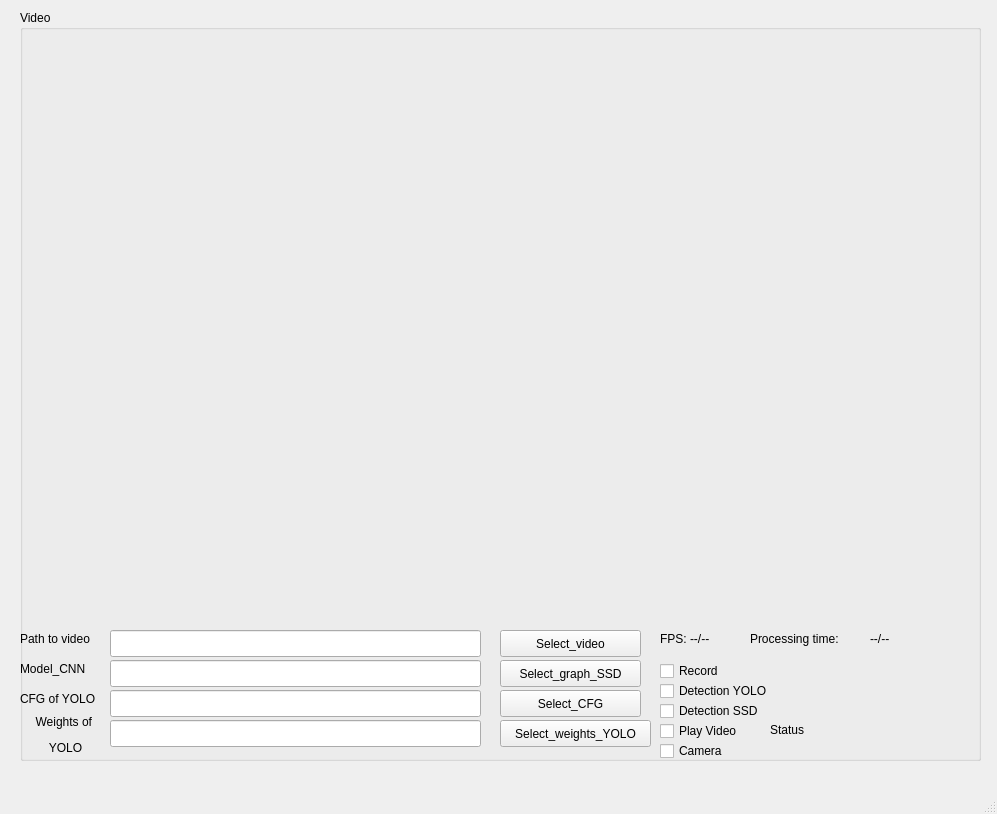
<?xml version="1.0" encoding="UTF-8"?>
<ui version="4.0">
 <class>MainWindow</class>
 <widget class="QMainWindow" name="MainWindow">
  <property name="geometry">
   <rect>
    <x>0</x>
    <y>0</y>
    <width>997</width>
    <height>814</height>
   </rect>
  </property>
  <property name="windowTitle">
   <string>MainWindow</string>
  </property>
  <widget class="QWidget" name="centralwidget">
   <widget class="QGroupBox" name="groupBox_video">
    <property name="geometry">
     <rect>
      <x>20</x>
      <y>10</y>
      <width>961</width>
      <height>751</height>
     </rect>
    </property>
    <property name="title">
     <string>Video</string>
    </property>
    <widget class="QLabel" name="label_image">
     <property name="geometry">
      <rect>
       <x>0</x>
       <y>30</y>
       <width>960</width>
       <height>540</height>
      </rect>
     </property>
     <property name="text">
      <string/>
     </property>
    </widget>
    <widget class="QCheckBox" name="checkBox_enable_camera">
     <property name="geometry">
      <rect>
       <x>640</x>
       <y>730</y>
       <width>101</width>
       <height>22</height>
      </rect>
     </property>
     <property name="text">
      <string>Camera</string>
     </property>
    </widget>
    <widget class="QLabel" name="label_processing_time">
     <property name="geometry">
      <rect>
       <x>850</x>
       <y>620</y>
       <width>61</width>
       <height>17</height>
      </rect>
     </property>
     <property name="text">
      <string>--/--</string>
     </property>
    </widget>
    <widget class="QLabel" name="label_5">
     <property name="geometry">
      <rect>
       <x>730</x>
       <y>620</y>
       <width>120</width>
       <height>17</height>
      </rect>
     </property>
     <property name="text">
      <string>Processing time:</string>
     </property>
    </widget>
    <widget class="QLabel" name="label_4">
     <property name="geometry">
      <rect>
       <x>640</x>
       <y>620</y>
       <width>67</width>
       <height>17</height>
      </rect>
     </property>
     <property name="text">
      <string>FPS:</string>
     </property>
    </widget>
    <widget class="QLabel" name="label_fps">
     <property name="geometry">
      <rect>
       <x>670</x>
       <y>620</y>
       <width>67</width>
       <height>17</height>
      </rect>
     </property>
     <property name="text">
      <string>--/--</string>
     </property>
    </widget>
    <widget class="QLabel" name="label_video_status">
     <property name="geometry">
      <rect>
       <x>750</x>
       <y>710</y>
       <width>121</width>
       <height>20</height>
      </rect>
     </property>
     <property name="text">
      <string>Status</string>
     </property>
    </widget>
    <widget class="QCheckBox" name="checkBox_enable_detection_yolo">
     <property name="geometry">
      <rect>
       <x>640</x>
       <y>670</y>
       <width>141</width>
       <height>22</height>
      </rect>
     </property>
     <property name="text">
      <string>Detection YOLO</string>
     </property>
    </widget>
    <widget class="QPushButton" name="pushButton_load_video">
     <property name="geometry">
      <rect>
       <x>480</x>
       <y>620</y>
       <width>141</width>
       <height>27</height>
      </rect>
     </property>
     <property name="text">
      <string>Select_video</string>
     </property>
    </widget>
    <widget class="QLineEdit" name="lineEdit_path_video">
     <property name="geometry">
      <rect>
       <x>90</x>
       <y>620</y>
       <width>371</width>
       <height>27</height>
      </rect>
     </property>
    </widget>
    <widget class="QLabel" name="label_2">
     <property name="geometry">
      <rect>
       <x>0</x>
       <y>620</y>
       <width>91</width>
       <height>17</height>
      </rect>
     </property>
     <property name="text">
      <string>Path to video</string>
     </property>
    </widget>
    <widget class="QPushButton" name="pushButton_load_graph">
     <property name="geometry">
      <rect>
       <x>480</x>
       <y>650</y>
       <width>141</width>
       <height>27</height>
      </rect>
     </property>
     <property name="text">
      <string>Select_graph_SSD</string>
     </property>
    </widget>
    <widget class="QLabel" name="label">
     <property name="geometry">
      <rect>
       <x>0</x>
       <y>650</y>
       <width>81</width>
       <height>17</height>
      </rect>
     </property>
     <property name="text">
      <string>Model_CNN</string>
     </property>
    </widget>
    <widget class="QLineEdit" name="lineEdit_path_graph">
     <property name="geometry">
      <rect>
       <x>90</x>
       <y>650</y>
       <width>371</width>
       <height>27</height>
      </rect>
     </property>
    </widget>
    <widget class="QLineEdit" name="lineEdit_path_cfg_yolo">
     <property name="geometry">
      <rect>
       <x>90</x>
       <y>680</y>
       <width>371</width>
       <height>27</height>
      </rect>
     </property>
    </widget>
    <widget class="QPushButton" name="pushButton_load_cdg_yolo">
     <property name="geometry">
      <rect>
       <x>480</x>
       <y>680</y>
       <width>141</width>
       <height>27</height>
      </rect>
     </property>
     <property name="text">
      <string>Select_CFG</string>
     </property>
    </widget>
    <widget class="QLabel" name="label_3">
     <property name="geometry">
      <rect>
       <x>0</x>
       <y>680</y>
       <width>91</width>
       <height>17</height>
      </rect>
     </property>
     <property name="text">
      <string>CFG of YOLO</string>
     </property>
    </widget>
    <widget class="QLineEdit" name="lineEdit_path_weight_yolo">
     <property name="geometry">
      <rect>
       <x>90</x>
       <y>710</y>
       <width>371</width>
       <height>27</height>
      </rect>
     </property>
    </widget>
    <widget class="QPushButton" name="pushButton_load_weights_yolo">
     <property name="geometry">
      <rect>
       <x>480</x>
       <y>710</y>
       <width>151</width>
       <height>27</height>
      </rect>
     </property>
     <property name="text">
      <string>Select_weights_YOLO</string>
     </property>
    </widget>
    <widget class="QLabel" name="label_6">
     <property name="geometry">
      <rect>
       <x>0</x>
       <y>700</y>
       <width>91</width>
       <height>51</height>
      </rect>
     </property>
     <property name="text">
      <string>&lt;html&gt;&lt;head/&gt;&lt;body&gt;&lt;p align=&quot;center&quot;&gt;Weights of &lt;/p&gt;&lt;p align=&quot;center&quot;&gt;YOLO&lt;/p&gt;&lt;/body&gt;&lt;/html&gt;</string>
     </property>
    </widget>
    <widget class="QCheckBox" name="checkBox_enable_record">
     <property name="geometry">
      <rect>
       <x>640</x>
       <y>650</y>
       <width>96</width>
       <height>22</height>
      </rect>
     </property>
     <property name="text">
      <string>Record</string>
     </property>
    </widget>
   </widget>
   <widget class="QCheckBox" name="checkBox_enable_detection">
    <property name="geometry">
     <rect>
      <x>660</x>
      <y>700</y>
      <width>131</width>
      <height>22</height>
     </rect>
    </property>
    <property name="text">
     <string>Detection SSD</string>
    </property>
   </widget>
   <widget class="QCheckBox" name="checkBox_enable_playing">
    <property name="geometry">
     <rect>
      <x>660</x>
      <y>720</y>
      <width>101</width>
      <height>22</height>
     </rect>
    </property>
    <property name="text">
     <string>Play Video</string>
    </property>
   </widget>
  </widget>
  <widget class="QMenuBar" name="menubar">
   <property name="geometry">
    <rect>
     <x>0</x>
     <y>0</y>
     <width>997</width>
     <height>25</height>
    </rect>
   </property>
  </widget>
  <widget class="QStatusBar" name="statusbar"/>
 </widget>
 <resources/>
 <connections/>
</ui>
